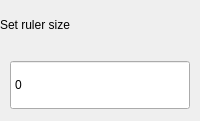
<?xml version="1.0" encoding="UTF-8"?>
<ui version="4.0">
 <class>SizeSelectionWidget</class>
 <widget class="QFrame" name="SizeSelectionWidget">
  <property name="geometry">
   <rect>
    <x>0</x>
    <y>0</y>
    <width>200</width>
    <height>121</height>
   </rect>
  </property>
  <property name="minimumSize">
   <size>
    <width>200</width>
    <height>100</height>
   </size>
  </property>
  <property name="maximumSize">
   <size>
    <width>200</width>
    <height>300</height>
   </size>
  </property>
  <property name="windowTitle">
   <string>Form</string>
  </property>
  <layout class="QVBoxLayout" name="verticalLayout">
   <property name="spacing">
    <number>10</number>
   </property>
   <property name="leftMargin">
    <number>0</number>
   </property>
   <property name="topMargin">
    <number>0</number>
   </property>
   <property name="rightMargin">
    <number>0</number>
   </property>
   <property name="bottomMargin">
    <number>0</number>
   </property>
   <item>
    <widget class="QLabel" name="labelTitle">
     <property name="sizePolicy">
      <sizepolicy hsizetype="Preferred" vsizetype="Preferred">
       <horstretch>0</horstretch>
       <verstretch>0</verstretch>
      </sizepolicy>
     </property>
     <property name="minimumSize">
      <size>
       <width>0</width>
       <height>50</height>
      </size>
     </property>
     <property name="maximumSize">
      <size>
       <width>16777215</width>
       <height>50</height>
      </size>
     </property>
     <property name="text">
      <string>Set ruler size</string>
     </property>
    </widget>
   </item>
   <item>
    <layout class="QVBoxLayout" name="verticalLayout_2">
     <property name="spacing">
      <number>0</number>
     </property>
     <property name="leftMargin">
      <number>10</number>
     </property>
     <property name="rightMargin">
      <number>10</number>
     </property>
     <property name="bottomMargin">
      <number>10</number>
     </property>
     <item>
      <widget class="QSpinBox" name="spinSize">
       <property name="minimumSize">
        <size>
         <width>0</width>
         <height>50</height>
        </size>
       </property>
       <property name="maximumSize">
        <size>
         <width>16777215</width>
         <height>50</height>
        </size>
       </property>
       <property name="focusPolicy">
        <enum>Qt::StrongFocus</enum>
       </property>
       <property name="buttonSymbols">
        <enum>QAbstractSpinBox::NoButtons</enum>
       </property>
       <property name="maximum">
        <number>50000</number>
       </property>
      </widget>
     </item>
    </layout>
   </item>
  </layout>
 </widget>
 <resources/>
 <connections/>
</ui>
